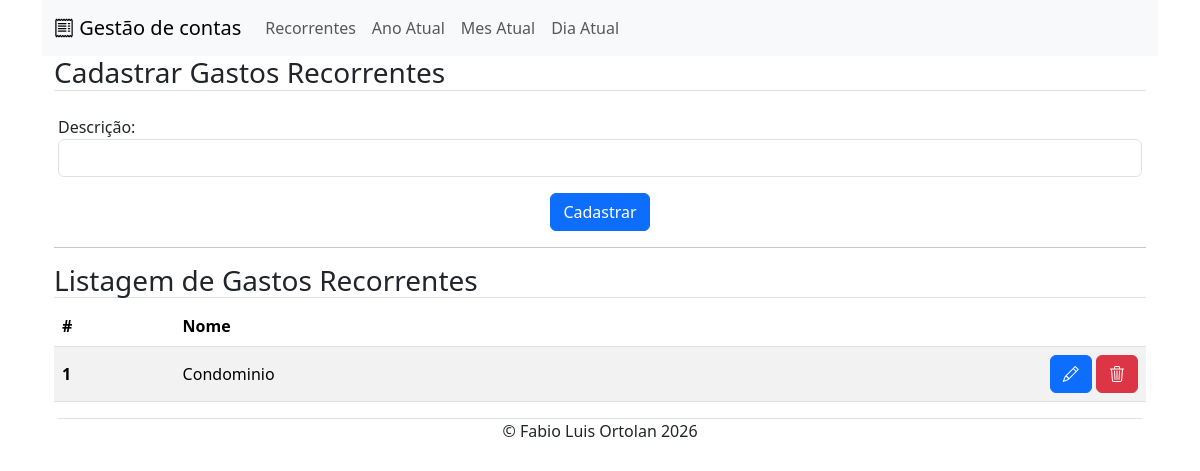
Page /recorrentes/ on the earlier database version.
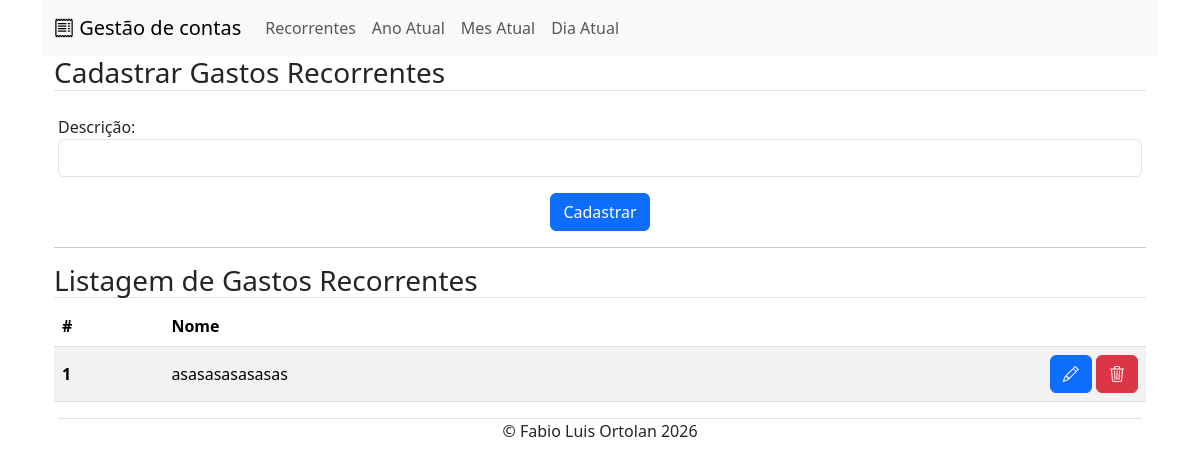
Same page on the later database version.
### tables this page shows
CREATE TABLE "recorrentes" (
	"id"	INTEGER UNIQUE,
	"descricao"	TEXT NOT NULL,
	PRIMARY KEY("id" AUTOINCREMENT)
);

### modules/recorrentes.py (the view)
@recorrentes.route("/recorrentes/", methods=["GET"])
def recorrentes_index():
    conn, c = open_db("entradas.db")
    sql = '''
    SELECT *
    FROM recorrentes
    '''
    c.execute(sql)
    recorrentes = c.fetchall()
    close_db(conn, c)
    return render_template("recorrente.html",
                           recorrentes=recorrentes)

### contas.py (called while the page is built)
@app.context_processor
def hoje():
    hoje = date.today()
    return dict(hoje={'ano': hoje.year, 'mes': hoje.month, 'dia': hoje.day})

### modules/recorrentes.py (called while the page is built)
def open_db(name):
    conn = sqlite3.connect(name)
    conn.row_factory = sqlite3.Row
    c = conn.cursor()
    return conn, c

### templates/recorrente.html (shortened to what this page needs)
<!doctype html>
<html lang="pt-br">
<head>
    <link href="https://cdn.jsdelivr.net/npm/bootstrap@5.3.2/dist/css/bootstrap.min.css" rel="stylesheet">
    <link rel="stylesheet" href="https://cdn.jsdelivr.net/npm/bootstrap-icons@1.11.1/font/bootstrap-icons.css">
</head>
<body>
    <div class="container">
        {% include "head.html" %}
        <main class="container-fluid">
            <h3 class="border-bottom">Cadastrar Gastos Recorrentes</h3>
            <form action="/recorrentes/" method="post">
                <div class="row">
                    <div class="form-label-group p-3">
                        <label for="descricao">Descrição:</label>
                        <input id="descricao" name="descricao" class="form-control" maxlength="100" required>
                    </div>
                </div>
                <p class="text-center"><button class="btn btn-primary" type="submit">Cadastrar</button></p>
            </form>
            <hr />
            <h3 class="border-bottom">Listagem de Gastos Recorrentes</h3>
            {% if recorrentes %}
            <table class="table table-striped">
                <thead>
                    <tr>
                        <th scope="col">#</th>
                        <th scope="col">Nome</th>
                        <th></th>
                    </tr>
                </thead>
                <tbody>
                    {% for recorrente in recorrentes %}
                    <tr>
                        <th scope="row" class="align-middle">{{ loop.index }}</th>
                        <td class="align-middle">{{ recorrente.descricao }}</td>
                        <td class="text-end">
                            <a class="btn btn-primary" title="Editar" href="/recorrentes/{{ recorrente.id }}/edit"><i class="bi bi-pencil"></i></a>
                            <a class="btn btn-danger" title="Deletar" href="/recorrentes/{{ recorrente.id }}/delete"><i class="bi bi-trash3"></i></a>
                        </td>
                    </tr>
                    {% endfor %}
                </tbody>
            </table>
            {% else %}
            <p class="text-center text-secondary m-3">Nenhum registro.</p>
            {% endif %}
        </main>
        {% include "footer.html" %}
    </div>
</body>
</html>

### templates/head.html
        <header>
            <nav class="navbar navbar-expand-lg bg-body-tertiary">
                <div class="container-fluid">
                    <span class="navbar-brand"><i class="bi bi-receipt"></i> Gestão de contas</span>
                    <div class="collapse navbar-collapse">
                        <div class="navbar-nav">
                            <a class="nav-link" href="/recorrentes">Recorrentes</a>
                            <a class="nav-link" href="/{{ hoje.ano }}">Ano Atual</a>
                            <a class="nav-link" href="/{{ hoje.ano }}/{{ hoje.mes }}">Mes Atual</a>
                            <a class="nav-link" href="/{{ hoje.ano }}/{{ hoje.mes }}/{{ hoje.dia }}">Dia Atual</a>
                        </div>
                    </div>
                </div>
            </nav>
        </header>

### templates/footer.html
        <footer class="border-top m-3">
            <p class="text-center">&copy; Fabio Luis Ortolan {{ hoje.ano }}</p>
        </footer>

Differences in the rows shown:
removed recorrentes: descricao "Condominio"
added recorrentes: descricao "asasasasasasas"
